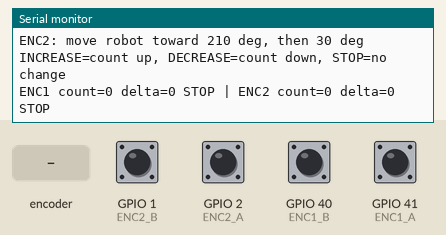
The sketch below on a simulated ESP32-S3. Shown: the last lines printed to the serial monitor. The inputs (shaded band) are chosen by the test bench; at power-on: GPIO 1 (ENC2_B), GPIO 2 (ENC2_A), GPIO 40 (ENC1_B), GPIO 41 (ENC1_A) HIGH.

Above: at 1.7 s.
1.8 s: rotary encoder on GPIO 2 (ENC2_A) / GPIO 40 (ENC1_B) turned 1 step (first pin leading)
At 2.5 s:
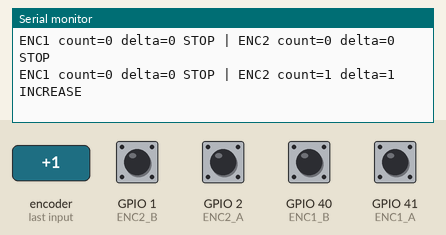
3.5 s: GPIO 41 (ENC1_A) pulled LOW for 0.15 s
At 4.5 s:
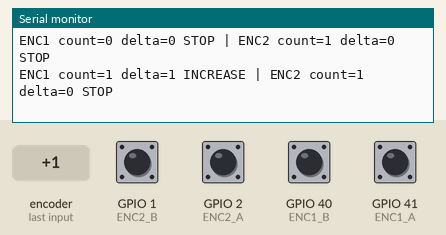
5.2 s: GPIO 41 (ENC1_A) pulled LOW for 1 s
At 7.0 s:
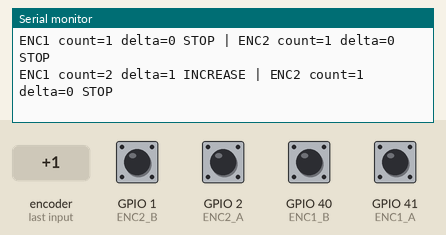
7.7 s: rotary encoder on GPIO 2 (ENC2_A) / GPIO 40 (ENC1_B) turned 1 step (first pin leading)
At 8.3 s:
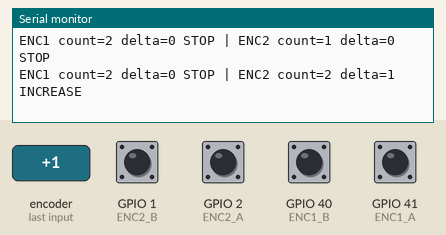
Timing chart, 0 to 10.4 s (numbered marks = the images above; inputs shaded):
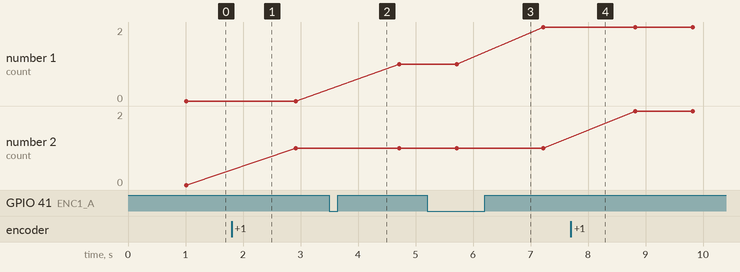

Measured:
- after the input at 1.8 s, the serial monitor: prints a new line after 0.12 s (image 1)
- after the input at 3.5 s, the serial monitor: prints a new line after 0.22 s (image 2)
- after the input at 5.2 s, the serial monitor: prints a new line after 1.0 s (image 3)
- after the input at 7.7 s, the serial monitor: prints a new line after 0.12 s (image 4)

The sketch:

encoder_led_direction_test.ino
```cpp
// シリアルモニターで確認する2エンコーダー増減テスト
// ボード: ESP32S3 Dev Module
// シリアルモニター: 115200 baud
//
// 機体の向きを変えずに平行移動させる。
//   エンコーダー1: 300度方向と、その反対の120度方向
//   エンコーダー2: 210度方向と、その反対の 30度方向

#include <Arduino.h>

constexpr int ENC1_A = 41;
constexpr int ENC1_B = 40;
constexpr int ENC2_A = 2;
constexpr int ENC2_B = 1;

constexpr unsigned long SAMPLE_INTERVAL_MS = 100;
constexpr unsigned long STATUS_INTERVAL_MS = 1000;

volatile int32_t encoder1Count = 0;
volatile int32_t encoder2Count = 0;

void IRAM_ATTR encoder1ISR() {
  encoder1Count += digitalRead(ENC1_B) ? 1 : -1;
}

void IRAM_ATTR encoder2ISR() {
  encoder2Count += digitalRead(ENC2_B) ? 1 : -1;
}

const char *countChangeName(int32_t delta) {
  if (delta > 0) return "INCREASE";
  if (delta < 0) return "DECREASE";
  return "STOP";
}

void printResult(int32_t count1, int32_t delta1, int32_t count2, int32_t delta2) {
  Serial.print("ENC1 count=");
  Serial.print(count1);
  Serial.print(" delta=");
  Serial.print(delta1);
  Serial.print(" ");
  Serial.print(countChangeName(delta1));

  Serial.print(" | ENC2 count=");
  Serial.print(count2);
  Serial.print(" delta=");
  Serial.print(delta2);
  Serial.print(" ");
  Serial.println(countChangeName(delta2));
}

void setup() {
  Serial.begin(115200);
  delay(500);

  pinMode(ENC1_A, INPUT_PULLUP);
  pinMode(ENC1_B, INPUT_PULLUP);
  pinMode(ENC2_A, INPUT_PULLUP);
  pinMode(ENC2_B, INPUT_PULLUP);

  attachInterrupt(digitalPinToInterrupt(ENC1_A), encoder1ISR, RISING);
  attachInterrupt(digitalPinToInterrupt(ENC2_A), encoder2ISR, RISING);

  Serial.println("=== Encoder count direction test ===");
  Serial.println("Board: ESP32S3 Dev Module / Monitor: 115200 baud");
  Serial.println("ENC1: move robot toward 300 deg, then 120 deg");
  Serial.println("ENC2: move robot toward 210 deg, then 30 deg");
  Serial.println("INCREASE=count up, DECREASE=count down, STOP=no change");
  Serial.println();
}

void loop() {
  static unsigned long previousSampleMs = 0;
  static unsigned long previousStatusMs = 0;
  static int32_t previousCount1 = 0;
  static int32_t previousCount2 = 0;

  const unsigned long nowMs = millis();
  if (nowMs - previousSampleMs < SAMPLE_INTERVAL_MS) return;
  previousSampleMs = nowMs;

  int32_t count1;
  int32_t count2;
  noInterrupts();
  count1 = encoder1Count;
  count2 = encoder2Count;
  interrupts();

  const int32_t delta1 = count1 - previousCount1;
  const int32_t delta2 = count2 - previousCount2;
  previousCount1 = count1;
  previousCount2 = count2;

  const bool countChanged = delta1 != 0 || delta2 != 0;
  const bool statusDue = nowMs - previousStatusMs >= STATUS_INTERVAL_MS;
  if (countChanged || statusDue) {
    printResult(count1, delta1, count2, delta2);
    previousStatusMs = nowMs;
  }
}
```
